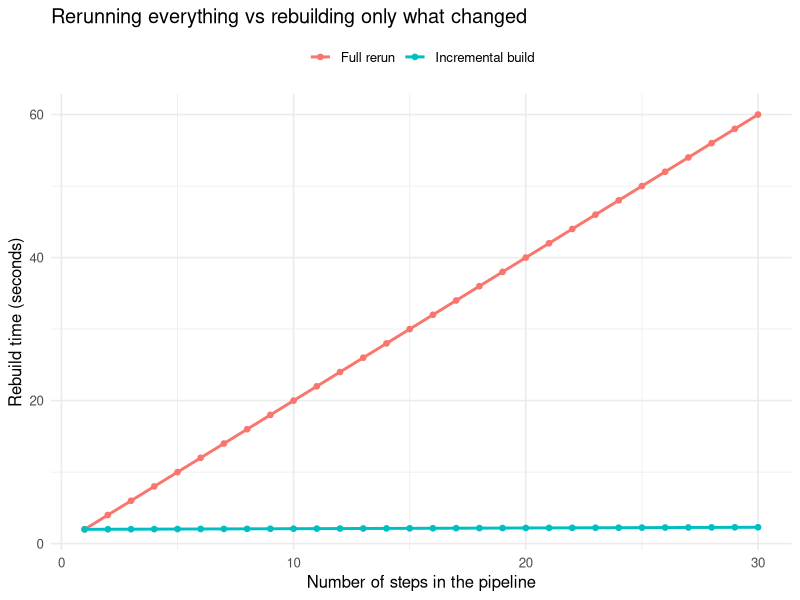

This figure's R source:
## ---- chunk 1
#| include: false
suppressPackageStartupMessages(library(tidyverse))
## ---- chunk 2
set.seed(1)

# A content hash. We use a simple, deterministic digest of the
# deparsed object so the demo needs no external package. A real
# pipeline would use a cryptographic hash; the design idea is the same.
hash <- function(x) {
  s <- paste(deparse(x), collapse = "\n")
  bytes <- as.integer(charToRaw(s))
  # Polynomial rolling hash kept inside 32-bit signed integer range.
  # Reducing modulo a prime below 2^31 after every step avoids overflow,
  # so different content reliably yields different digests.
  modulus <- 2147483647        # 2^31 - 1, a Mersenne prime
  base    <- 16777619
  h <- 2166136261 %% modulus
  for (b in bytes) {
    h <- (h * base + b) %% modulus
  }
  sprintf("%08x", as.integer(h))
}

# A "store" of signatures and cached values from the last build
store <- new.env()

# Define a target: a name, the names of its dependencies, and a
# function of the dependency values that produces the target value.
make_target <- function(name, deps, fun) {
  list(name = name, deps = deps, fun = fun)
}

# The build engine. Given targets in dependency order, build each
# only if its signature changed since the last run.
build <- function(targets, verbose = TRUE) {
  ran <- character(0)
  for (tg in targets) {
    dep_sigs <- vapply(tg$deps, function(d) store[[paste0("sig_", d)]],
                       character(1))
    # Signature folds in the code of the command and the signatures
    # of all upstream dependencies (see the staleness formula).
    sig <- hash(list(body = body(tg$fun), deps = dep_sigs))
    stored <- store[[paste0("sig_", tg$name)]]

    if (is.null(stored) || !identical(stored, sig)) {
      dep_vals <- lapply(tg$deps, function(d) store[[paste0("val_", d)]])
      val <- do.call(tg$fun, dep_vals)
      store[[paste0("val_", tg$name)]] <- val
      store[[paste0("sig_", tg$name)]] <- sig
      ran <- c(ran, tg$name)
      if (verbose) message("RUN  ", tg$name)
    } else {
      if (verbose) message("skip ", tg$name)
    }
  }
  invisible(ran)
}

# Define a four-step pipeline. The functions mimic real work.
pipeline <- list(
  make_target("clean", character(0), function() {
    Sys.sleep(0)                         # pretend this reads and cleans data
    data.frame(x = 1:200, y = 2 * (1:200) + rnorm(200, sd = 10))
  }),
  make_target("features", "clean", function(clean) {
    clean$logx <- log(clean$x)
    clean
  }),
  make_target("model", "features", function(features) {
    lm(y ~ x + logx, data = features)    # the "expensive" step
  }),
  make_target("metrics", "model", function(model) {
    data.frame(rmse = sqrt(mean(residuals(model)^2)))
  })
)

cat("First build (everything is new):\n")
first <- build(pipeline)

cat("\nSecond build with no changes (everything is up to date):\n")
second <- build(pipeline)

cat("\nTargets that ran on the first build: ", paste(first, collapse = ", "),
    "\nTargets that ran on the second build:",
    if (length(second)) paste(second, collapse = ", ") else "(none)", "\n")
## ---- chunk 3
# Edit the "features" step: add a squared term. Only this step and
# everything downstream of it should rerun; "clean" should be skipped.
pipeline[[2]] <- make_target("features", "clean", function(clean) {
  clean$logx <- log(clean$x)
  clean$x2   <- clean$x^2                 # the change
  clean
})

cat("Build after editing the 'features' step:\n")
changed <- build(pipeline)
cat("\nTargets that reran:", paste(changed, collapse = ", "), "\n")
## ---- chunk 4
library(ggplot2)

c_step  <- 2.0      # seconds per step if it runs
epsilon <- 0.01     # seconds to hash and skip an up-to-date step
n_steps <- 1:30

full_rerun  <- n_steps * c_step
incremental <- c_step + (n_steps - 1) * epsilon  # only the last step runs

df <- rbind(
  data.frame(n = n_steps, seconds = full_rerun,  strategy = "Full rerun"),
  data.frame(n = n_steps, seconds = incremental, strategy = "Incremental build")
)

ggplot(df, aes(x = n, y = seconds, colour = strategy)) +
  geom_line(linewidth = 1) +
  geom_point(size = 1.6) +
  labs(x = "Number of steps in the pipeline",
       y = "Rebuild time (seconds)",
       colour = NULL,
       title = "Rerunning everything vs rebuilding only what changed") +
  theme_minimal(base_size = 12) +
  theme(legend.position = "top")
